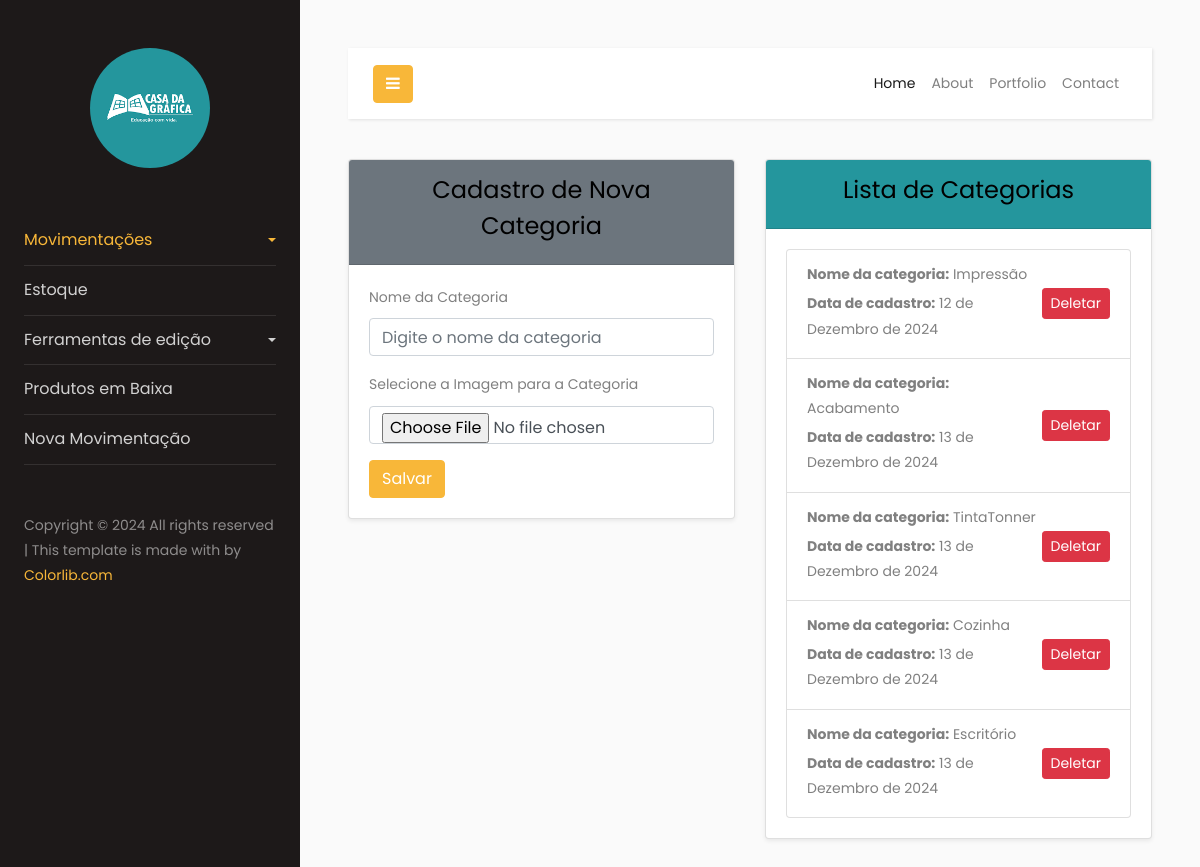
Before: /categoria/ (signed in) with the older database file.
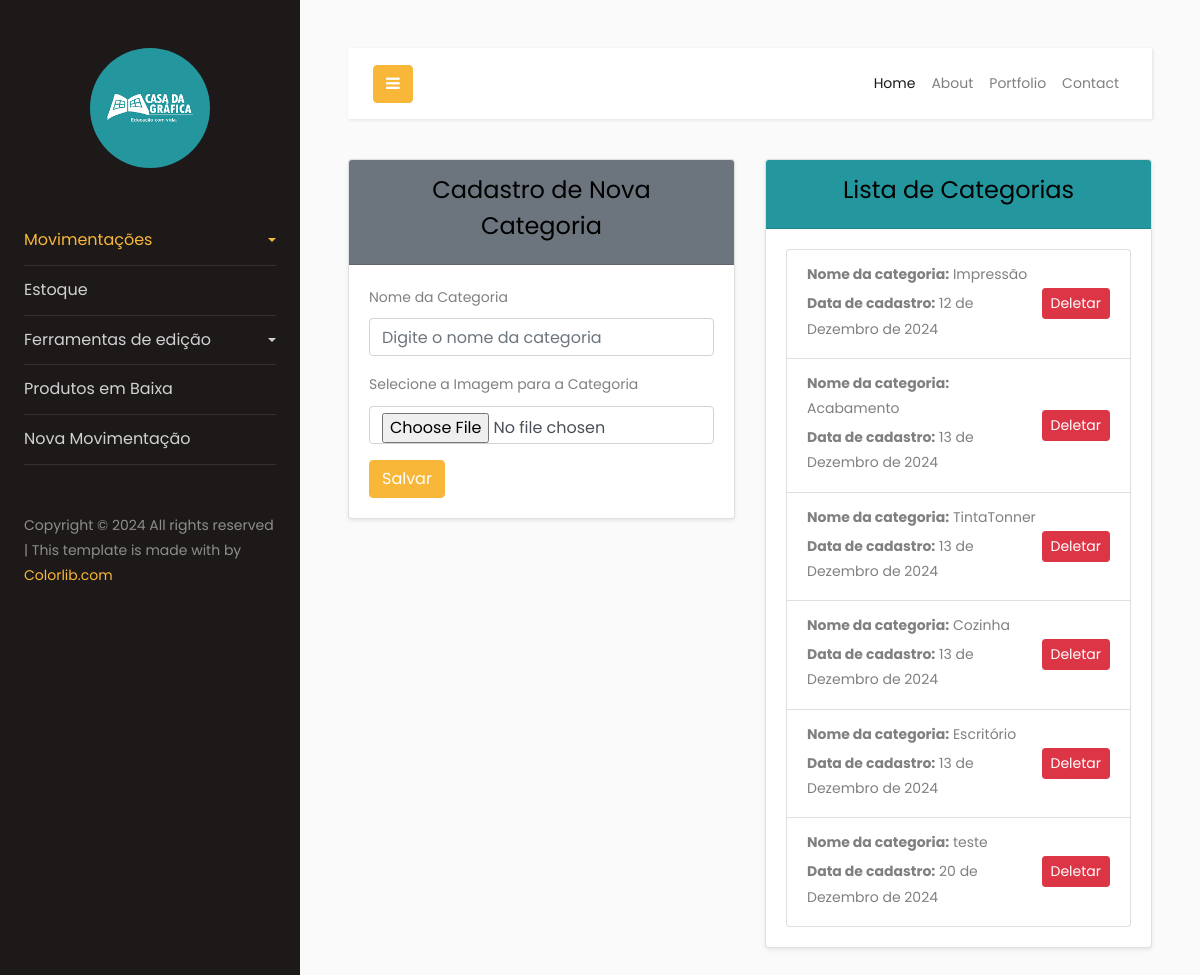
After: the same page with the newer database file.
### categoria/models.py (models this page shows, shortened)
class Categoria(models.Model):
    categoria = models.CharField(max_length=255)
    img = models.ImageField(upload_to='images/', null=True, blank=True)  # Novo campo de imagem
    data_cadastro = models.DateField(auto_now_add=True)

### categoria/views.py (the view, shortened to what this page needs)
# urls.py: path('categoria/', CategoriaListView.as_view(), name='categoria-list'),
class CategoriaListView(LoginRequiredMixin, View):
    def get(self, request):
        categorias = Categoria.objects.all()  # Obtenha todas as categorias
        return render(request, 'categoria_list.html', {'categorias': categorias})

### categoria/templates/categoria_list.html (shortened to what this page needs)
<!DOCTYPE html>
<html lang="pt-br">
{% include 'components/header/header.html' %}
<body>
    <div class="row">
        <div class="col-12 col-md-6">
            <div class="card shadow-sm">
                <div class="card-header text-center bg-secondary text-white">
                    <h4>Cadastro de Nova Categoria</h4>
                </div>
                <div class="card-body">
                    <form method="post" enctype="multipart/form-data">
                        <div class="mb-3">
                            <label for="categoria" class="form-label">Nome da Categoria</label>
                            <input type="text" name="categoria" id="categoria" class="form-control"
                                placeholder="Digite o nome da categoria" required>
                        </div>
                        <div class="mb-3">
                            <label for="img" class="form-label">Selecione a Imagem para a Categoria</label>
                            <input type="file" name="img" id="img" accept="image/*" class="form-control" required>
                        </div>
                        <button type="submit" class="btn btn-primary">Salvar</button>
                    </form>
                </div>
            </div>
        </div>
        <div class="col-12 col-md-6 mb-4">
            <div class="card shadow-sm">
                <div class="card-header text-center text-white" style="background-color: #24969d;">
                    <h4>Lista de Categorias</h4>
                </div>
                <div class="card-body">
                    <ul class="list-group">
                        {% for categoria in categorias %}
                        <li class="list-group-item d-flex justify-content-between align-items-center">
                            <div class="flex-grow-1">
                                <p class="mb-1"><strong>Nome da categoria:</strong> {{ categoria.categoria }}</p>
                                <p class="mb-1"><strong>Data de cadastro:</strong> {{ categoria.data_cadastro }}</p>
                            </div>
                            <div>
                                <a href="{% url 'categoria-delete' categoria.pk %}" class="btn btn-danger btn-sm">Deletar</a>
                            </div>
                        </li>
                        {% endfor %}
                    </ul>
                </div>
            </div>
        </div>
    </div>
</body>
{% include 'components/footer/footer.html' %}
</html>

Changed rows visible on the page:
added Categoria: categoria "teste", data_cadastro "20 de Dezembro de 2024"
